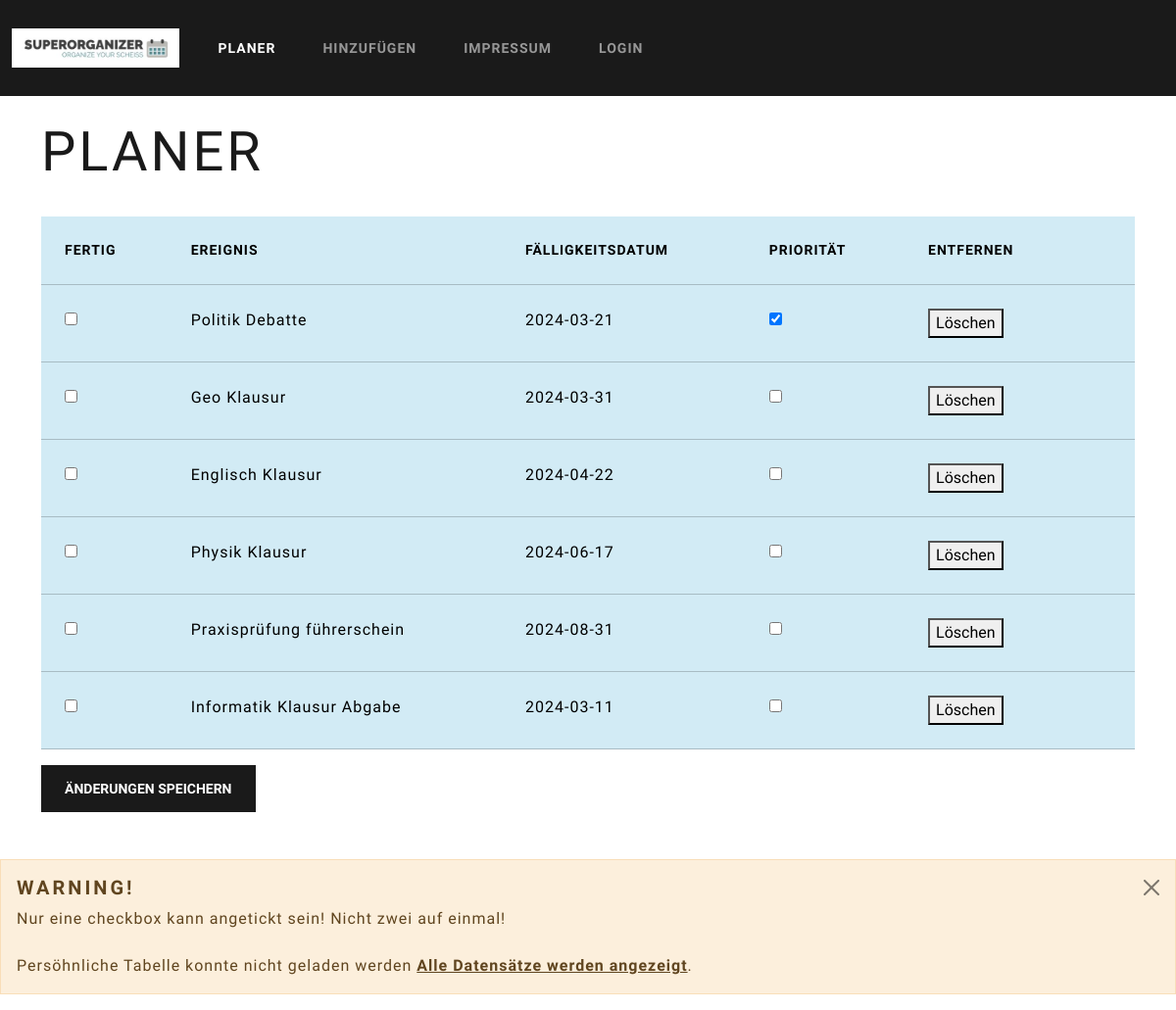
The page / on the database its author committed.
### tables this page shows
CREATE TABLE "kalender" (
	"iD"	INTEGER UNIQUE,
	"Ereignis"	TEXT,
	"Beschreibung"	TEXT,
	"Priorisiert"	INTEGER,
	"Fertig"	INTEGER,
	"Datum"	TEXT,
	PRIMARY KEY("iD" AUTOINCREMENT)
);

### app.py (the view)
@app.route('/',methods=['POST','GET'])
def index():
    if request.method == 'POST':
         prio=request.form['priorisiert']
    data = get_data()
    return render_template('main.html', data = data)

### app.py (called while the page is built)
def get_data():
    conn = connect_db()
    cursor = conn.cursor()
    cursor.execute("SELECT * FROM kalender ORDER BY priorisiert DESC")
    data = cursor.fetchall()
    conn.close()
    return data

def connect_db():
    return sqlite3.connect('database.db')

### templates/main.html (shortened to what this page needs)
<!DOCTYPE html>
<html>
    <head>
        <link rel="stylesheet" href="{{ url_for('static', filename= 'css/bootstrap.css') }}">
    </head>
<body>
    <nav class="navbar navbar-expand-lg bg-primary" data-bs-theme="dark">
        <div class="container-fluid">
          <a class="navbar-brand" href="#">
                <img src="static/images/Logo.png" alt="Logo" style="height: 40px;">
          </a>
          <div class="collapse navbar-collapse" id="navbarColor01">
            <ul class="navbar-nav me-auto">
              <li class="nav-item">
                <a class="nav-link active" href="#">Planer
                </a>
              </li>
              <li class="nav-item">
                <a class="nav-link" href="hinzufügen">Hinzufügen</a>
              </li>
              <li class="nav-item">
                <a class="nav-link" href="/about">Impressum</a>
              </li>
              <li class="nav-item">
                <a class="nav-link" href="/login">Login</a>
              </li>
            </ul>
          </div>
        </div>
    </nav>
    <br>
    <div class="container">
        <h1 class="display-4">Planer</h1>
        <br>
        <form action="/submit1" method="post">
            <table class='table table-info'>
                <thead class="thead-dark">
                    <tr>
                        <th>Fertig</th>
                        <th>Ereignis</th>
                        <th>Fälligkeitsdatum</th>
                        <th>Priorität</th>
                        <th>Entfernen</th>
                        <th> </th>
                    </tr>
                </thead>
                <tbody>
                    {% for row in data %}
                    <tr>
                        <td>
                            <input type="checkbox" name="fertig-{{ row[0] }}" value="1" {% if row[4] == 1 %} checked {% endif %}>
                        </td>
                        <td>{{ row[1] }}</td>
                        <td>{{ row[5] }}</td>
                        <td>
                            <input type="checkbox" name="priorisiert-{{ row[0] }}" value="1" {% if row[3] == 1 %} checked {% endif %}>
                        </td>
                        <td>
                          <form action="/delete" method="post">
                              <button type="submit" onclick="return confirm('Bist du dir sicher, dass du den Eintrag Löschen mochtest?');">Löschen</button>
                          </form>
                        </td>
                        <td>
                        </td>
                    </form>
                    </tr>
                    {% endfor %}
        <button type="submit" class="btn btn-primary">Änderungen speichern</button>
    </div>
    <br><br>
    <div class="alert alert-dismissible alert-warning">
        <button type="button" class="btn-close" data-bs-dismiss="alert"></button>
        <h4 class="alert-heading">Warning!</h4>
        <p class="mb-0">Nur eine checkbox kann angetickt sein! Nicht zwei auf einmal!<br><br>Persöhnliche Tabelle konnte nicht geladen werden <a href="#" class="alert-link">Alle Datensätze werden angezeigt</a>.</p>
      </div>
</body>
</html>

### rows shown on the page
kalender: Ereignis "Politik Debatte", Datum "2024-03-21", Priorisiert "☑"
kalender: Ereignis "Geo Klausur", Datum "2024-03-31"
kalender: Ereignis "Englisch Klausur", Datum "2024-04-22"
kalender: Ereignis "Physik Klausur", Datum "2024-06-17"
kalender: Ereignis "Praxisprüfung führerschein", Datum "2024-08-31"
kalender: Ereignis "Informatik Klausur Abgabe", Datum "2024-03-11"
